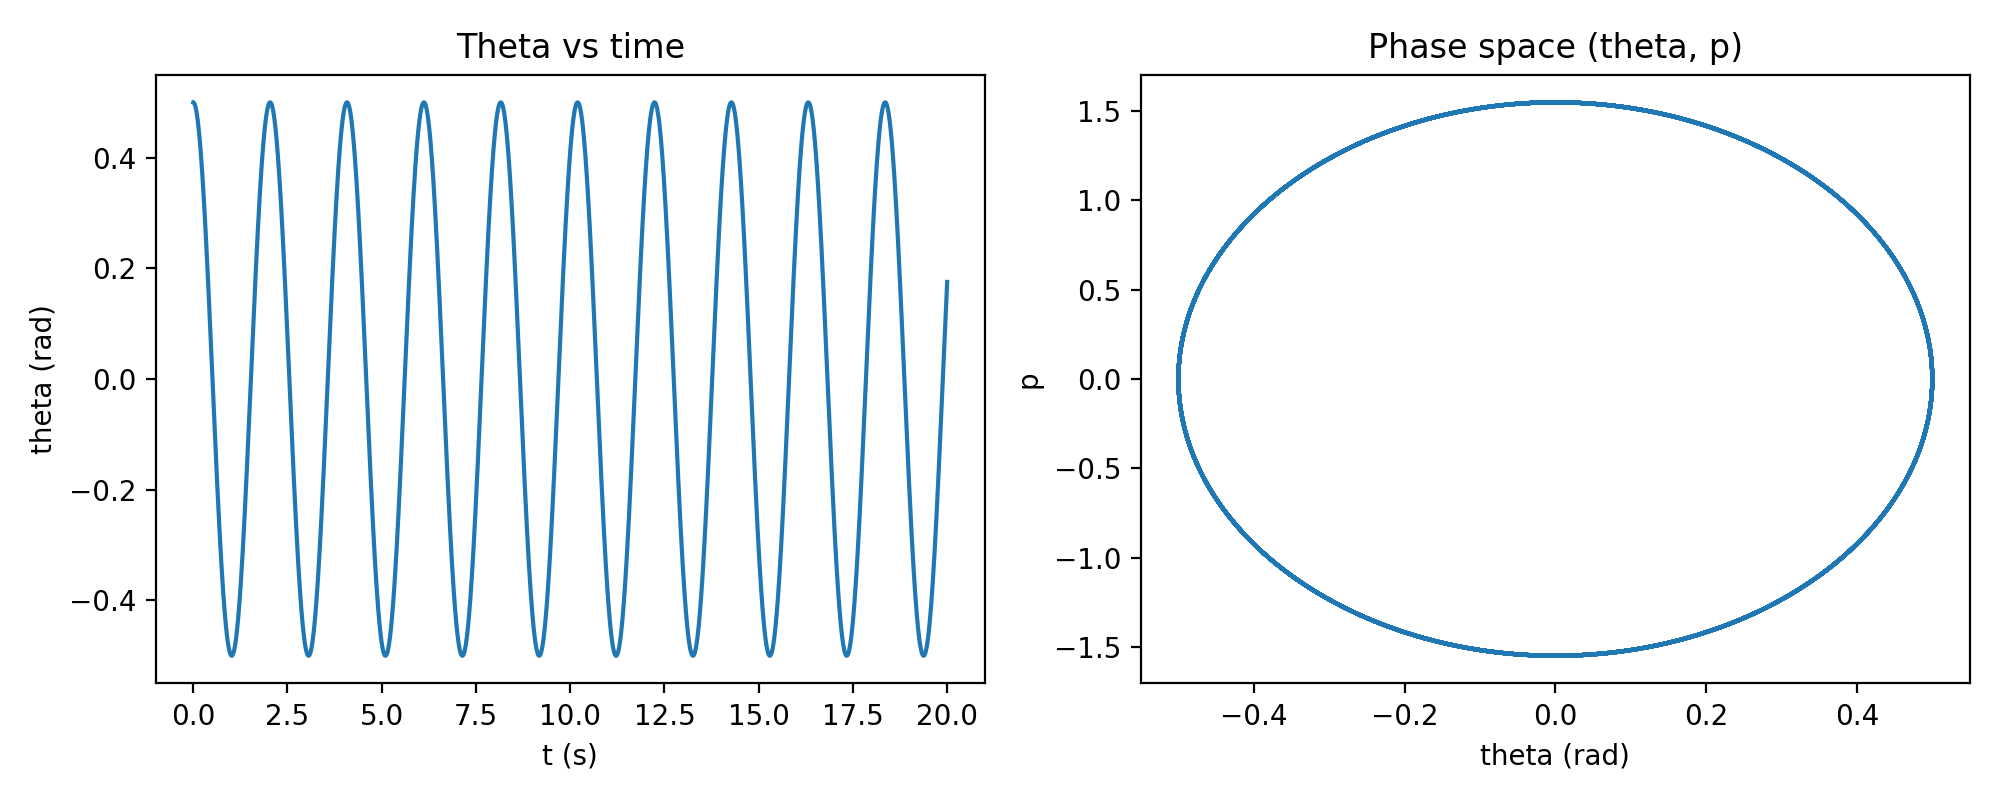

Write Python code to recreate this figure.
"""
Simple symplectic (leapfrog) integrator for a pendulum in Hamiltonian form.
Variables: theta (angle), p (conjugate momentum = m*l^2 * theta_dot)
"""

import numpy as np
import matplotlib.pyplot as plt

# parameters
m = 1.0    # kg
l = 1.0    # m
g = 9.8    # m/s^2

# Hamiltonian derivatives:
# dtheta/dt = p / (m l^2)
# dp/dt = - m g l sin(theta)

def leapfrog(theta0, p0, dt, steps):
    theta = np.zeros(steps)
    p = np.zeros(steps)
    theta[0] = theta0
    p[0] = p0

    # half-step for p
    p_half = p0 + 0.5 * dt * (-m * g * l * np.sin(theta0))

    for i in range(1, steps):
        theta[i] = theta[i-1] + dt * (p_half / (m * l**2))
        p_half = p_half + dt * (-m * g * l * np.sin(theta[i]))
        p[i] = p_half - 0.5 * dt * (-m * g * l * np.sin(theta[i]))  # full-step p

    return theta, p

if __name__ == "__main__":
    # initial conditions
    theta0 = 0.5  # rad (~28.6 degrees)
    p0 = 0.0
    dt = 0.005
    T = 20.0
    steps = int(T / dt)

    theta, p = leapfrog(theta0, p0, dt, steps)
    t = np.linspace(0, T, steps)

    # energy over time for monitoring
    H = p**2 / (2 * m * l**2) - m * g * l * np.cos(theta)

    # plots
    plt.figure(figsize=(10,4))
    plt.subplot(1,2,1)
    plt.plot(t, theta)
    plt.xlabel("t (s)")
    plt.ylabel("theta (rad)")
    plt.title("Theta vs time")

    plt.subplot(1,2,2)
    plt.plot(theta, p)
    plt.xlabel("theta (rad)")
    plt.ylabel("p")
    plt.title("Phase space (theta, p)")

    plt.tight_layout()
    plt.savefig("hamilton_pendulum.png", dpi=200)
    plt.show()